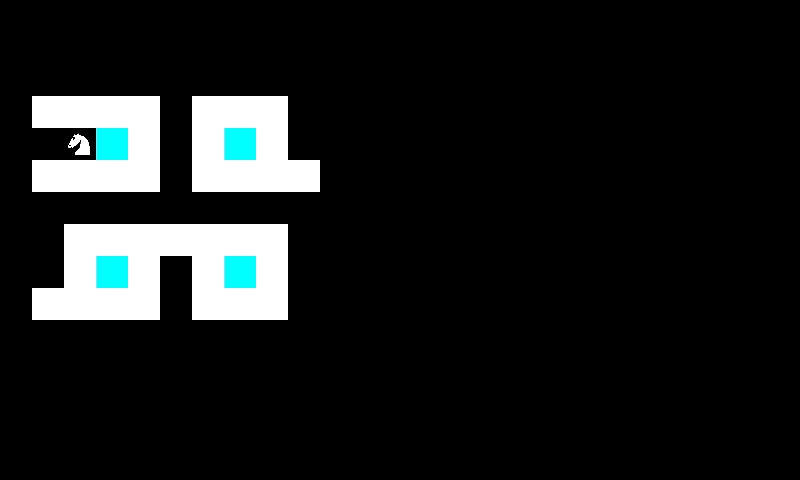

A level layout from a 2D game, rendered from its tile map. Below: a short description, then the map file with its tile-grid data intact:
An orthogonal 25x15 tile map with 32x32 px tiles, 1 tile layer (Map).

<map version="1.0" orientation="orthogonal" renderorder="right-down" width="25" height="15" tilewidth="32" tileheight="32" nextobjectid="14">
 <tileset firstgid="1" name="Tileset" tilewidth="32" tileheight="32" tilecount="18">
  <image source="gfx/Tileset.png" width="192" height="96" />
 </tileset>
 <layer name="Map" width="25" height="15">
  <data>
   <tile gid="0" />
   <tile gid="0" />
   <tile gid="0" />
   <tile gid="0" />
   <tile gid="0" />
   <tile gid="0" />
   <tile gid="0" />
   <tile gid="0" />
   <tile gid="0" />
   <tile gid="0" />
   <tile gid="0" />
   <tile gid="0" />
   <tile gid="0" />
   <tile gid="0" />
   <tile gid="0" />
   <tile gid="0" />
   <tile gid="0" />
   <tile gid="0" />
   <tile gid="0" />
   <tile gid="0" />
   <tile gid="0" />
   <tile gid="0" />
   <tile gid="0" />
   <tile gid="0" />
   <tile gid="0" />
   <tile gid="0" />
   <tile gid="0" />
   <tile gid="0" />
   <tile gid="0" />
   <tile gid="0" />
   <tile gid="0" />
   <tile gid="0" />
   <tile gid="0" />
   <tile gid="0" />
   <tile gid="0" />
   <tile gid="0" />
   <tile gid="0" />
   <tile gid="0" />
   <tile gid="0" />
   <tile gid="0" />
   <tile gid="0" />
   <tile gid="0" />
   <tile gid="0" />
   <tile gid="0" />
   <tile gid="0" />
   <tile gid="0" />
   <tile gid="0" />
   <tile gid="0" />
   <tile gid="0" />
   <tile gid="0" />
   <tile gid="0" />
   <tile gid="0" />
   <tile gid="0" />
   <tile gid="0" />
   <tile gid="0" />
   <tile gid="0" />
   <tile gid="0" />
   <tile gid="0" />
   <tile gid="0" />
   <tile gid="0" />
   <tile gid="0" />
   <tile gid="0" />
   <tile gid="0" />
   <tile gid="0" />
   <tile gid="0" />
   <tile gid="0" />
   <tile gid="0" />
   <tile gid="0" />
   <tile gid="0" />
   <tile gid="0" />
   <tile gid="0" />
   <tile gid="0" />
   <tile gid="0" />
   <tile gid="0" />
   <tile gid="0" />
   <tile gid="0" />
   <tile gid="1" />
   <tile gid="1" />
   <tile gid="1" />
   <tile gid="1" />
   <tile gid="0" />
   <tile gid="1" />
   <tile gid="1" />
   <tile gid="1" />
   <tile gid="0" />
   <tile gid="0" />
   <tile gid="0" />
   <tile gid="0" />
   <tile gid="0" />
   <tile gid="0" />
   <tile gid="0" />
   <tile gid="0" />
   <tile gid="0" />
   <tile gid="0" />
   <tile gid="0" />
   <tile gid="0" />
   <tile gid="0" />
   <tile gid="0" />
   <tile gid="0" />
   <tile gid="0" />
   <tile gid="0" />
   <tile gid="0" />
   <tile gid="10" />
   <tile gid="2" />
   <tile gid="1" />
   <tile gid="0" />
   <tile gid="1" />
   <tile gid="2" />
   <tile gid="1" />
   <tile gid="0" />
   <tile gid="0" />
   <tile gid="0" />
   <tile gid="0" />
   <tile gid="0" />
   <tile gid="0" />
   <tile gid="0" />
   <tile gid="0" />
   <tile gid="0" />
   <tile gid="0" />
   <tile gid="0" />
   <tile gid="0" />
   <tile gid="0" />
   <tile gid="0" />
   <tile gid="0" />
   <tile gid="0" />
   <tile gid="0" />
   <tile gid="1" />
   <tile gid="1" />
   <tile gid="1" />
   <tile gid="1" />
   <tile gid="0" />
   <tile gid="1" />
   <tile gid="1" />
   <tile gid="1" />
   <tile gid="1" />
   <tile gid="0" />
   <tile gid="0" />
   <tile gid="0" />
   <tile gid="0" />
   <tile gid="0" />
   <tile gid="0" />
   <tile gid="0" />
   <tile gid="0" />
   <tile gid="0" />
   <tile gid="0" />
   <tile gid="0" />
   <tile gid="0" />
   <tile gid="0" />
   <tile gid="0" />
   <tile gid="0" />
   <tile gid="0" />
   <tile gid="0" />
   <tile gid="0" />
   <tile gid="0" />
   <tile gid="0" />
   <tile gid="0" />
   <tile gid="0" />
   <tile gid="0" />
   <tile gid="0" />
   <tile gid="0" />
   <tile gid="0" />
   <tile gid="0" />
   <tile gid="0" />
   <tile gid="0" />
   <tile gid="0" />
   <tile gid="0" />
   <tile gid="0" />
   <tile gid="0" />
   <tile gid="0" />
   <tile gid="0" />
   <tile gid="0" />
   <tile gid="0" />
   <tile gid="0" />
   <tile gid="0" />
   <tile gid="0" />
   <tile gid="0" />
   <tile gid="0" />
   <tile gid="1" />
   <tile gid="1" />
   <tile gid="1" />
   <tile gid="1" />
   <tile gid="1" />
   <tile gid="1" />
   <tile gid="1" />
   <tile gid="0" />
   <tile gid="0" />
   <tile gid="0" />
   <tile gid="0" />
   <tile gid="0" />
   <tile gid="0" />
   <tile gid="0" />
   <tile gid="0" />
   <tile gid="0" />
   <tile gid="0" />
   <tile gid="0" />
   <tile gid="0" />
   <tile gid="0" />
   <tile gid="0" />
   <tile gid="0" />
   <tile gid="0" />
   <tile gid="0" />
   <tile gid="0" />
   <tile gid="1" />
   <tile gid="2" />
   <tile gid="1" />
   <tile gid="0" />
   <tile gid="1" />
   <tile gid="2" />
   <tile gid="1" />
   <tile gid="0" />
   <tile gid="0" />
   <tile gid="0" />
   <tile gid="0" />
   <tile gid="0" />
   <tile gid="0" />
   <tile gid="0" />
   <tile gid="0" />
   <tile gid="0" />
   <tile gid="0" />
   <tile gid="0" />
   <tile gid="0" />
   <tile gid="0" />
   <tile gid="0" />
   <tile gid="0" />
   <tile gid="0" />
   <tile gid="0" />
   <tile gid="1" />
   <tile gid="1" />
   <tile gid="1" />
   <tile gid="1" />
   <tile gid="0" />
   <tile gid="1" />
   <tile gid="1" />
   <tile gid="1" />
   <tile gid="0" />
   <tile gid="0" />
   <tile gid="0" />
   <tile gid="0" />
   <tile gid="0" />
   <tile gid="0" />
   <tile gid="0" />
   <tile gid="0" />
   <tile gid="0" />
   <tile gid="0" />
   <tile gid="0" />
   <tile gid="0" />
   <tile gid="0" />
   <tile gid="0" />
   <tile gid="0" />
   <tile gid="0" />
   <tile gid="0" />
   <tile gid="0" />
   <tile gid="0" />
   <tile gid="0" />
   <tile gid="0" />
   <tile gid="0" />
   <tile gid="0" />
   <tile gid="0" />
   <tile gid="0" />
   <tile gid="0" />
   <tile gid="0" />
   <tile gid="0" />
   <tile gid="0" />
   <tile gid="0" />
   <tile gid="0" />
   <tile gid="0" />
   <tile gid="0" />
   <tile gid="0" />
   <tile gid="0" />
   <tile gid="0" />
   <tile gid="0" />
   <tile gid="0" />
   <tile gid="0" />
   <tile gid="0" />
   <tile gid="0" />
   <tile gid="0" />
   <tile gid="0" />
   <tile gid="0" />
   <tile gid="0" />
   <tile gid="0" />
   <tile gid="0" />
   <tile gid="0" />
   <tile gid="0" />
   <tile gid="0" />
   <tile gid="0" />
   <tile gid="0" />
   <tile gid="0" />
   <tile gid="0" />
   <tile gid="0" />
   <tile gid="0" />
   <tile gid="0" />
   <tile gid="0" />
   <tile gid="0" />
   <tile gid="0" />
   <tile gid="0" />
   <tile gid="0" />
   <tile gid="0" />
   <tile gid="0" />
   <tile gid="0" />
   <tile gid="0" />
   <tile gid="0" />
   <tile gid="0" />
   <tile gid="0" />
   <tile gid="0" />
   <tile gid="0" />
   <tile gid="0" />
   <tile gid="0" />
   <tile gid="0" />
   <tile gid="0" />
   <tile gid="0" />
   <tile gid="0" />
   <tile gid="0" />
   <tile gid="0" />
   <tile gid="0" />
   <tile gid="0" />
   <tile gid="0" />
   <tile gid="0" />
   <tile gid="0" />
   <tile gid="0" />
   <tile gid="0" />
   <tile gid="0" />
   <tile gid="0" />
   <tile gid="0" />
   <tile gid="0" />
   <tile gid="0" />
   <tile gid="0" />
   <tile gid="0" />
   <tile gid="0" />
   <tile gid="0" />
   <tile gid="0" />
   <tile gid="0" />
   <tile gid="0" />
   <tile gid="0" />
   <tile gid="0" />
   <tile gid="0" />
   <tile gid="0" />
   <tile gid="0" />
   <tile gid="0" />
   <tile gid="0" />
   <tile gid="0" />
   <tile gid="0" />
   <tile gid="0" />
   <tile gid="0" />
   <tile gid="0" />
   <tile gid="0" />
   <tile gid="0" />
   <tile gid="0" />
   <tile gid="0" />
   <tile gid="0" />
   <tile gid="0" />
   <tile gid="0" />
   <tile gid="0" />
   <tile gid="0" />
   <tile gid="0" />
   <tile gid="0" />
   <tile gid="0" />
   <tile gid="0" />
   <tile gid="0" />
   <tile gid="0" />
   <tile gid="0" />
   <tile gid="0" />
   <tile gid="0" />
   <tile gid="0" />
   <tile gid="0" />
   <tile gid="0" />
   <tile gid="0" />
   <tile gid="0" />
   <tile gid="0" />
   <tile gid="0" />
   <tile gid="0" />
   <tile gid="0" />
   <tile gid="0" />
   <tile gid="0" />
   <tile gid="0" />
   <tile gid="0" />
  </data>
 </layer>
 <objectgroup name="Pieces" />
</map>
